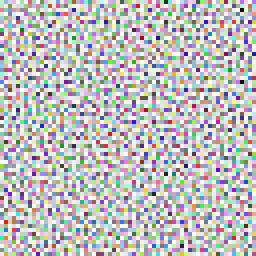
#> input picture assets/pack/bluenoise_64_rgba.png, 64 x 64 px (shown 4 times larger)
$ python -i make_pack.py   (imports and definitions only)
#> lines starting #> are read from the running program, lines starting #| are printed output that depends on the picture
#> further down, picture is the input picture: PIL image 64x64 RGBA; mean R, G, B, A 127.5, 127.5, 127.5, 127.5
#!/usr/bin/env python3
# =============================================================================
# assets/pack/src/make_pack.py — the recipe that turns the licence-checked originals into the embedded asset pack
# (CONTRACT §16.1). It is an offline tool: nothing in the app or the build runs it. tools/build.mjs only reads its
# outputs (assets/pack/*.webp|*.png + MANIFEST.json) and checks every file against the manifest's sha256.
#
#   python3 -I assets/pack/src/make_pack.py --acg <dir>[,<dir>…] --met <dir> --raw <dir> --out assets/pack [--dry]
#                                           [--credits docs/ASSET-CREDITS.md]
#     --acg   ambientCG 1K JPG originals named <AssetId>_1K_<Color|NormalGL|Roughness>.jpg (CC0 1.0)
#     --met   The Met Open Access originals named met_<objectID>_<n>_*.jpg (CC0)
#     --raw   the downloader's ready files: bluenoise_64_rgba.png, hdri_sky_*_512x256_rgbE.png
#     --dry   print the size table only
#   Needs Python 3 with numpy and Pillow (WebP). Output is deterministic for a given Pillow / libwebp version.
#
# What it does
#   colour   linear-light Lanczos resize, lossy WebP; the quality is searched per map (error relative to the map's own
#            contrast), because flat, dark maps (clay, glaze, paper, timber) turn blocky at a fixed quality
#   normal   OpenGL convention (Y+), resized as vectors and renormalised, never through an sRGB conversion. Stored as an
#            "xy" greyscale image — left half = X, right half = Y (Z is rebuilt at run time by G.pack) — because lossy
#            WebP always subsamples chroma (4:2:0), which destroys the X/Y difference of an RGB normal map
#            (measured: gravel 256 px RGB q94 = 11.7° mean error at 49 KB; xy q70 = 3.1° at 51 KB)
#   rough    greyscale 256 px
#   giwa     the Korean roof tile set is GENERATED here: a procedural barrel profile (수키와 ribs, 암키와 pans, course
#            steps) gives normal / roughness / occlusion; ambientCG RoofingTiles013A only gives the fired-clay surface
#   art      the museum photograph is cropped to the object (photographic backdrop and colour charts removed — the
#            artwork itself is never retouched), resized, lossy WebP
#   sky      the mantissa / exponent pixels of the downloader, re-wrapped as lossless WebP (bit-identical, 30 % smaller)
#   alpha    Color + Opacity merged into one RGBA card; the leaf colour is bled into the transparent texels
# =============================================================================
import argparse, hashlib, io, json, math, os, sys

import numpy as np
from PIL import Image

Image.MAX_IMAGE_PIXELS = None
SEED = 20261114

# ---------------------------------------------------------------- colour helpers
def s2l(u8):
    c = np.asarray(u8, dtype=np.float32) / 255.0
    return np.where(c <= 0.04045, c / 12.92, ((c + 0.055) / 1.055) ** 2.4).astype(np.float32)

def l2s(lin):
    lin = np.clip(lin, 0.0, 1.0)
    return np.where(lin <= 0.0031308, lin * 12.92, 1.055 * np.power(lin, 1 / 2.4) - 0.055).astype(np.float32)

def to_u8(a):
    return np.clip(np.round(a * 255.0), 0, 255).astype(np.uint8)

# [5 lines left out: function resize_f, not called in this run]

def webp_bytes(img, q, lossless=False):
    bio = io.BytesIO()
    if lossless:
        img.save(bio, 'WEBP', lossless=True, quality=100, method=6, exact=True)
    else:
        img.save(bio, 'WEBP', quality=int(q), method=6)
    return bio.getvalue()

# [18 lines left out: functions avg_srgb, wrap_blur, not called in this run]

# ---------------------------------------------------------------- quality search
def _fit(encode, measure, limit, cap, qmin, qmax):
    """smallest quality whose error is under `limit`; when that is larger than `cap` bytes, the best quality that fits"""
    best = None
    lo, hi = qmin, qmax
    while lo <= hi:
        q = (lo + hi) // 2
        b = encode(q)
        if measure(b) <= limit:
            best = (b, q); hi = q - 1
        else:
            lo = q + 1
    if best is None:
        best = (encode(qmax), qmax)
    if cap and len(best[0]) > cap:
        lo, hi, fit = qmin, best[1] - 1, None
        while lo <= hi:
            q = (lo + hi) // 2
            b = encode(q)
            if len(b) <= cap:
                fit = (b, q); lo = q + 1
            else:
                hi = q - 1
        best = fit or (encode(qmin), qmin)
    return best[0], best[1], measure(best[0])

def encode_colour(img, cap=0, target_rel=0.30, max_rmse=3.2, qmin=50, qmax=96):
    """the error target is relative to the map's own fine contrast (flat, dark maps turn blocky at a fixed quality)"""
#> called with cap = 0, target_rel = 0.3, max_rmse = 3.2, qmin = 50, qmax = 96
    rgb = img.convert('RGB')
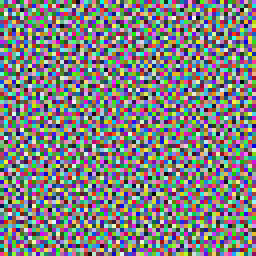
#> rgb: PIL image 64x64 RGB (shown 4 times larger); mean R, G, B 127.5, 127.5, 127.5
    ref = np.asarray(rgb, dtype=np.float32)
    small = np.asarray(rgb.resize((max(1, img.width // 16), max(1, img.height // 16)), Image.BOX).resize(img.size, Image.BILINEAR), dtype=np.float32)
    std = float(np.sqrt(((ref - small) ** 2).mean()))
#> std = 73.9
    limit = min(max_rmse, max(0.6, target_rel * std))
#> limit = 3.2
    rmse = lambda b: float(np.sqrt(((np.asarray(Image.open(io.BytesIO(b)).convert('RGB'), dtype=np.float32) - ref) ** 2).mean()))
    b, q, e = _fit(lambda q: webp_bytes(rgb, q), rmse, limit, cap, qmin, qmax)
#> the loop in _fit, `while lo <= hi:` made 6 passes
#> (q, lo) on passes 2 to 6: (85, 86), (91, 92), (94, 95), (95, 96), (96, 97)
#> lo on pass 1: 74
#> q = 96; e = 63.94
    return b, q, e, std

def xy_image(v):
    u = to_u8(v * 0.5 + 0.5)
    return Image.fromarray(np.concatenate([u[..., 0], u[..., 1]], axis=1), 'L')

# [6 lines left out: function xy_decode, not called in this run]

def ang_err(a, b):
    d = np.clip((a * b).sum(-1), -1, 1)
    return float(np.degrees(np.arccos(d)).mean())

# [17 lines left out: functions encode_normal, encode_grey, not called in this run]

# ---------------------------------------------------------------- ambientCG sources
class Acg:
    def __init__(self, dirs):
        self.dirs = dirs
    # [50 lines left out: functions path, colour, normal, rough, alpha_card, webp_rgba, not called in this run]

# set, ambientCG id, colour px, colour cap KB, normal px, normal cap KB, Korean label, what it is used for
# (roughness: 256 px, fixed quality). The caps keep the pack inside its 3.0 MB budget (CONTRACT §16.0): the large natural
# surfaces get the most bytes, flat interior papers the least.
SETS = [
    ('thatch_choga', 'ThatchedRoof001A', 512, 40, 256, 20, '초가지붕 짚', '초가 지붕'),
    ('lime_plaster_wall', 'Plaster003', 512, 56, 256, 16, '회벽 (석회 미장)', '한옥 흰 벽'),
    ('hwangto_clay_wall', 'Clay002', 512, 8, 256, 10, '황토벽', '흙벽·부뚜막'),
    ('timber_beam_dark', 'Wood036', 512, 36, 256, 8, '오래된 기둥·보 (짙은 나무)', '실내 기둥·대들보'),
    ('wood_planks_dark', 'Planks023A', 512, 30, 384, 12, '오래된 널빤지', '곳간·헛간 널벽'),
    ('maru_floor', 'WoodFloor041', 512, 40, 384, 8, '우물마루 바닥', '대청마루'),
    ('hanji_paper', 'Paper001', 512, 14, 256, 5, '한지', '창호지·벽지'),
    ('jangpan_floor_paper', 'Paper006', 512, 20, 256, 2, '장판지', '온돌방 바닥'),
    ('straw_mat', 'Tatami001', 512, 40, 256, 18, '돗자리·멍석', '바닥 깔개'),
    ('woven_basket', 'Wicker008A', 512, 28, 256, 12, '바구니 엮음', '소쿠리·채반'),
    ('hemp_linen', 'Fabric062', 384, 36, 256, 8, '삼베', '보자기·덮개 천'),
    ('onggi_glaze', 'GlazedTerracotta001', 512, 24, 384, 4, '옹기 유약', '항아리·장독'),
    ('field_soil', 'Ground048', 512, 62, 256, 26, '밭 흙', '텃밭·숲 바닥'),
    ('yard_dirt_path', 'Ground069', 512, 62, 256, 20, '마당 흙길', '마당·오솔길'),
    ('gravel', 'Gravel022', 512, 62, 256, 40, '자갈', '자갈 마당·물가'),
    ('grass', 'Grass004', 512, 62, 192, 14, '잔디', '풀밭'),
    ('granite_stone', 'Rock043S', 512, 62, 256, 30, '화강암', '바위·기단·석등'),
    ('stone_wall_doldam', 'Rocks001', 512, 62, 384, 48, '돌담', '돌담·석축'),
    ('pine_bark', 'Bark014', 512, 62, 256, 16, '소나무 껍질', '나무 줄기'),
    # added in phase 8 (the brief: a second wood, flagstone, rope, bamboo)
    ('pine_timber', 'Wood048', 512, 40, 384, 16, '소나무 목재 (밝은 나뭇결)', '기둥·보·문틀 (바깥)'),
    ('pine_planks', 'Planks021', 512, 36, 384, 12, '소나무 널빤지', '마루·데크·울타리'),
    ('flagstone', 'Rocks025', 512, 62, 256, 18, '박석 (납작돌 포장)', '광장·디딤돌 길'),
    ('straw_rope', 'Rope001', 512, 18, 256, 14, '새끼줄', '금줄·초가 고삿'),
    ('bamboo', 'Bamboo001C', 512, 24, 256, 6, '대나무', '대울타리·발'),
]
GIWA = ('giwa_roof_tile', 'RoofingTiles013A', 512, 26, 512, 12, '기와 (골기와)', '기와지붕')
ROUGH_PX, ROUGH_Q, ROUGH_CAP = 256, 58, 7

# ---------------------------------------------------------------- giwa: procedural barrel profile + photographed clay surface
# [100 lines left out: functions tile_noise, tile_fbm, make_giwa, not called in this run]

# ---------------------------------------------------------------- artworks (The Met Open Access, CC0)
# id, objectID, file prefix, crop box in the original (x0, y0, x1, y1) or None, long side, Korean title
ART = [
    ('chaekgeori_screen', 73134, 'met_73134_0_', (50, 43, 3949, 1547), 2048, '책거리 병풍 (책과 문방구)'),
    ('birds_flowers_screen', 44760, 'met_44760_0_', (14, 22, 3791, 2107), 1920, '화조도 병풍 (꽃과 새)'),
    ('still_life_screen', 646996, 'met_646996_0_', (4, 4, 3957, 1828), 2048, '기명절지도 병풍 (그릇과 꽃)'),
    ('rooster_hen_minhwa', 40073, 'met_40073_0_', (22, 2, 840, 1998), 1152, '금계도 (황금 수탉과 암탉)'),
    ('tiger_scroll', 40069, 'met_40069_0_', (634, 0, 2403, 4000), 1152, '호랑이'),
    ('dragon_carp_minhwa', 853892, 'met_853892_0_', (125, 137, 2417, 3700), 1152, '용과 잉어'),
    ('deer_pines', 78286, 'met_78286_0_', (40, 0, 894, 2000), 1152, '소나무 아래 사슴 (송록도)'),
    ('wild_geese_landscape', 39888, 'met_39888_0_', (10, 2, 1669, 3721), 1152, '모래톱에 내려앉는 기러기 (평사낙안)'),
    ('plum_branch', 40445, 'met_40445_0_', (2, 2, 2592, 3998), 1152, '매화 가지'),
    ('bamboo_wind', 50486, 'met_50486_0_', (32, 2, 1686, 3880), 1152, '바람에 흔들리는 대나무 (풍죽도)'),
    ('portrait_yun_dongseom', 656430, 'met_656430_0_', (232, 0, 2291, 3880), 1152, '윤동섬 초상'),
    ('officials_gathering', 74448, 'met_74448_0_', (28, 2, 2319, 3879), 1152, '관리들의 모임 그림 (계회도)'),
]
# the official record of each object (The Met Open Access CSV, read 2026-11): artist with its prefix, culture, period
MET = {
    73134: dict(title="Books and Scholars' Possessions", artist='Unidentified artist', culture='Korea', period='', date='early 20th century', medium='Ten-panel folding screen; ink and color on silk', accession='2005.385'),
    44760: dict(title='Birds and Flowers', artist='Unidentified artist', culture='Korea', period='Joseon dynasty (1392–1910)', date='late 19th–early 20th century', medium='Ten-panel folding screen; ink and color on silk', accession='1993.255'),
    646996: dict(title='Still life with bronze vessels and flowering plants', artist='Attributed to Jang Seung-eop (pen name: Owon), Korean, 1843–1897', culture='Korea', period='Joseon dynasty (1392–1910)', date='1894', medium='Ten-panel folding screen; ink on paper', accession='2014.247'),
    40073: dict(title='Golden Rooster and Hen', artist='Unidentified artist', culture='Korea', period='Joseon dynasty (1392–1910)', date='19th century', medium='Hanging scroll; ink and color on paper', accession='19.103.2'),
    40069: dict(title='Tiger', artist='In the style of Muqi (Chinese, active ca. 1250–80)', culture='Korea or possibly Japan', period='', date='16th or 17th century', medium='Hanging scroll; ink on silk', accession='12.123.1'),
    853892: dict(title='Dragon and carp', artist='Unidentified artist, Korean', culture='Korea', period='Joseon dynasty (1392–1910)', date='late 19th century', medium='Framed painting; ink and color on paper', accession='2024.89.3'),
    78286: dict(title='Deer amid Pine Trees', artist='Unidentified artist', culture='Korea', period='Joseon dynasty (1392–1910)', date='19th century', medium='Pair of hanging scrolls; ink and color on silk', accession='2013.29a, b'),
    39888: dict(title='Wild geese descending to sandbar', artist='Unidentified artist', culture='Korea', period='Joseon dynasty (1392–1910)', date='late 15th–early 16th century', medium='Hanging scroll; ink on silk', accession='1992.337'),
    40445: dict(title='Plum Branch', artist='Yi Yu-won (Korean, 1814–1888)', culture='Korea', period='Joseon dynasty (1392–1910)', date='dated 1888', medium='Hanging scroll; ink on paper', accession='1990.230'),
    50486: dict(title='Bamboo in the Wind', artist='Yi Jeong (artist name: Taneun), Korean, 1541–1626', culture='Korea', period='Joseon dynasty (1392–1910)', date='early 17th century', medium='Hanging scroll; ink on silk with gold on colophon', accession='2015.300.299'),
    656430: dict(title='Portrait of Yun Dongseom (1710–1795)', artist='Unidentified artist (Korean, late 18th–early 19th century)', culture='Korea', period='Joseon dynasty (1392–1910)', date='ca. 1790–1805', medium='Hanging scroll; ink and color on silk', accession='2014.605'),
    74448: dict(title='Gathering of government officials', artist='Unidentified artist', culture='Korea', period='Joseon dynasty (1392–1910)', date='ca. 1551', medium='Hanging scroll; ink and color on silk', accession='2008.55'),
}
MET_EVIDENCE = 'The Met Open Access: isPublicDomain = true in the official object CSV; "images of artworks it believes to be in the public domain … unrestricted use … Creative Commons Zero (CC0)" (metmuseum.org/policies/image-resources)'
ACG_EVIDENCE = '"All ambientCG assets are provided under the Creative Commons CC0 1.0 Universal License." (docs.ambientcg.com/license)'

# [246 lines left out: functions encode_art, find_one, sky_stats, write_credits, main, not called in this run]

# [2 lines not run here, left out]

>>> from PIL import Image
>>> picture = Image.open('../bluenoise_64_rgba.png')
>>> result = encode_colour(picture)

$ run again, on assets/pack/hdri_sky_overcast_256x128_rgbE.png
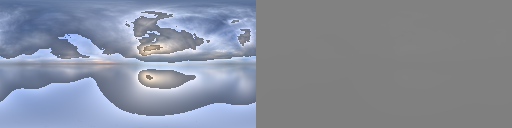
#> input picture assets/pack/hdri_sky_overcast_256x128_rgbE.png, 512 x 128 px
#> picture is the input picture: PIL image 512x128 RGB; mean R, G, B 135.3, 142.1, 156.9
#> in encode_colour, `small = np.asarray(rgb.resize((max(1, img.width // 16), max(1, img.hei..`:
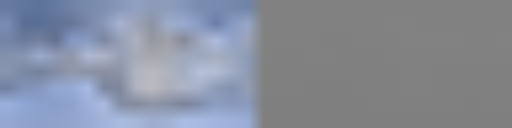
#> small: shape (128, 512, 3) float32; mean R, G, B 135.3, 142.2, 156.9
#> std = 18.58
#> limit = 3.2
#> the loop in _fit, `while lo <= hi:` made 6 passes
#> (q, hi) on passes 3, 4, 6: (67, 66), (64, 63), (63, 62)
#> in encode_colour, `b, q, e = _fit(lambda q: webp_bytes(rgb, q), rmse, limit, cap, qmin, q..`: q = 63; e = 3.19
